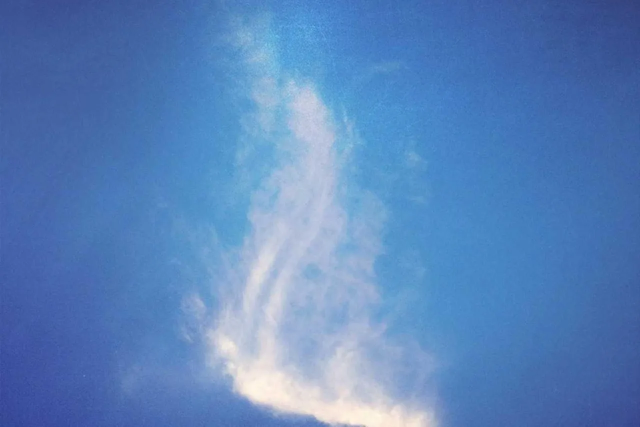
#> input picture img/above-the-clouds/01-cirrus-1280.webp, 1280 x 853 px (shown at 1/2 size)
$ python -i build.py   (imports and definitions only)
#> lines starting #> are read from the running program, lines starting #| are printed output that depends on the picture
#!/usr/bin/env python3
"""Develop the site: photos/ -> img/ + data/manifest.js

    python3 build.py            build (only re-encodes what changed)
    python3 build.py --serve    build, then preview at http://localhost:4173
    python3 build.py --force    re-encode every image

Each folder in photos/ is a series. Drop exported JPEGs in, run this, done.
Needs Python 3.8+ and Pillow (pip install pillow).
"""
import functools
import html
import http.server
import json
import re
import sys
import time
from pathlib import Path

from PIL import Image, ImageDraw, ImageFilter, ImageOps

ROOT = Path(__file__).resolve().parent
SRC, OUT, DATA = ROOT / "photos", ROOT / "img", ROOT / "data"

EDGES = (640, 1280, 2400)  # long edge of each generated size, px
QUALITY = 82
EXTS = {".jpg", ".jpeg", ".png", ".webp", ".tif", ".tiff"}
PORT = 4173

# Lightroom develop settings worth showing, in panel order: (XMP name, label)
RECIPE = [
    ("Temperature", "Temp"), ("Tint", "Tint"),
    ("Exposure2012", "Exposure"), ("Contrast2012", "Contrast"),
    ("Highlights2012", "Highlights"), ("Shadows2012", "Shadows"),
    ("Whites2012", "Whites"), ("Blacks2012", "Blacks"),
    ("Texture", "Texture"), ("Clarity2012", "Clarity"), ("Dehaze", "Dehaze"),
    ("Vibrance", "Vibrance"), ("Saturation", "Saturation"),
]


def slug(text):
    return re.sub(r"[^a-z0-9]+", "-", text.lower()).strip("-") or "x"


# [108 lines left out: functions title_from, load_json, read_xmp, xmp_get, xmp_alt, read_recipe and 3 more, not called in this run]


def write_peak(src, dest):
    """Focus-peaking map: the frame's sharpest edges as a white-on-transparent mask."""
#> called with src = 'img/above-the-clouds/01-cirrus-1280.webp', dest = 'out.png'
    grey = Image.open(src).convert("L").filter(ImageFilter.GaussianBlur(1.1))
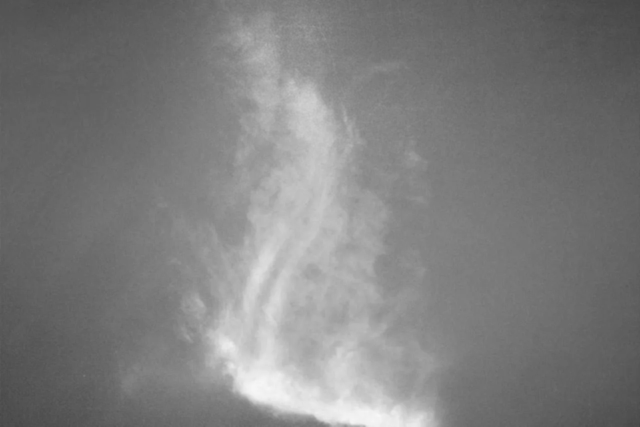
#> grey: PIL image 1280x853 L (shown at 1/2 size); min 68, max 247, mean 125.8
    edges = grey.filter(ImageFilter.FIND_EDGES)
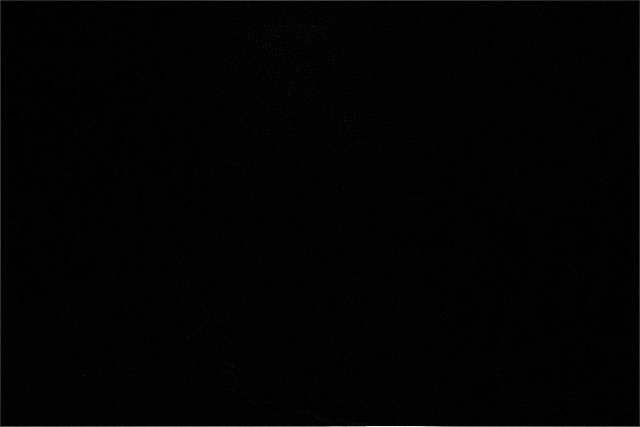
#> edges: PIL image 1280x853 L (shown at 1/2 size); min 0, max 240, mean 2.1
    hist, keep, cut, run = edges.histogram(), edges.width * edges.height * 0.07, 255, 0
#> hist = 256 values, max 623824 at index 0, min 0 at index 30, mean 4265; keep = 76428.8; cut = 255; run = 0
    while cut > 0 and run + hist[cut] < keep:  # keep roughly the strongest 7% of edges
        run += hist[cut]
        cut -= 1
#> this loop made 248 passes
#> (run, cut) on passes 1 to 3: (0, 254), (0, 253), (0, 252)
#> after the loop, cut = 7; run = 55462
    cut = max(cut, 18)
#> cut = 18
    low = cut * 0.55
#> low = 9.9
    alpha = edges.point(lambda v: 255 if v >= cut else 0 if v <= low else int(255 * (v - low) / (cut - low)))
    ImageDraw.Draw(alpha).rectangle([0, 0, alpha.width - 1, alpha.height - 1], outline=0, width=2)
    mask = Image.new("RGBA", alpha.size, (255, 255, 255, 0))
    mask.putalpha(alpha)
    mask.save(dest, "WEBP", quality=60, method=4)


# [17 lines left out: function read_highlights, not called in this run]


def open_upright(path):
    return ImageOps.exif_transpose(Image.open(path))


# ---------------------------------------------------------------- page head

# [184 lines left out: functions write_head, build, serve, not called in this run]


# [4 lines not run here, left out]

>>> result = write_peak('img/above-the-clouds/01-cirrus-1280.webp', 'out.png')

$ run again, on img/open-country/01-tree-line-1280.webp
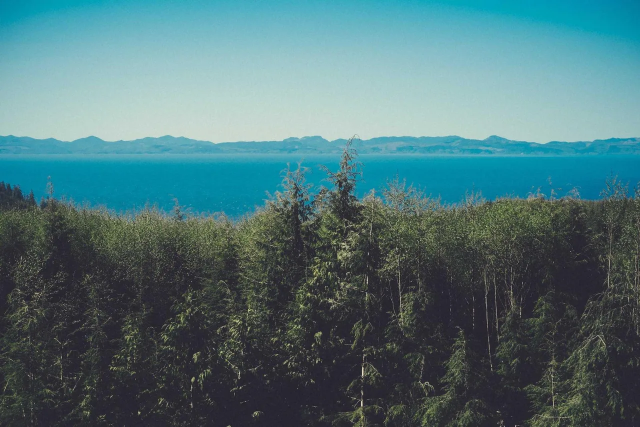
#> input picture img/open-country/01-tree-line-1280.webp, 1280 x 853 px (shown at 1/2 size)
#> in write_peak, `edges = grey.filter(ImageFilter.FIND_EDGES)`:
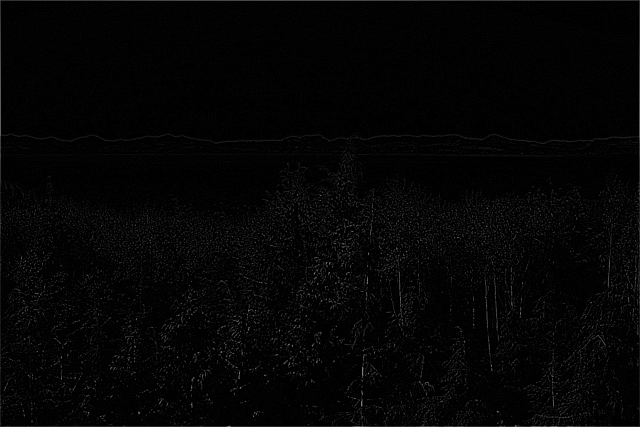
#> edges: PIL image 1280x853 L (shown at 1/2 size); min 0, max 196, mean 4.5
#> in write_peak, `hist, keep, cut, run = edges.histogram(), edges.width * edges.height *..`: hist = 256 values, max 633188 at index 0, min 0 at index 192, mean 4265; keep = 76428.8; cut = 255; run = 0
#> the loop in write_peak, `while cut > 0 and run + hist[cut] < keep:` made 237 passes
#> (run, cut) on passes 1 to 3: (0, 254), (0, 253), (0, 252)
#> after the loop in write_peak, `while cut > 0 and run + hist[cut] < keep:`: cut = 18; run = 73678
#> low = 9.9
#> in write_peak, `alpha = edges.point(lambda v: 255 if v >= cut else 0 if v <= low else ..`:
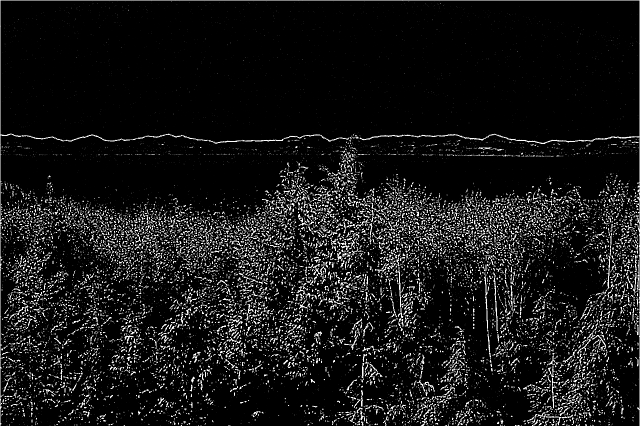
#> alpha: PIL image 1280x853 L (shown at 1/2 size); min 0, max 255, mean 22.8
